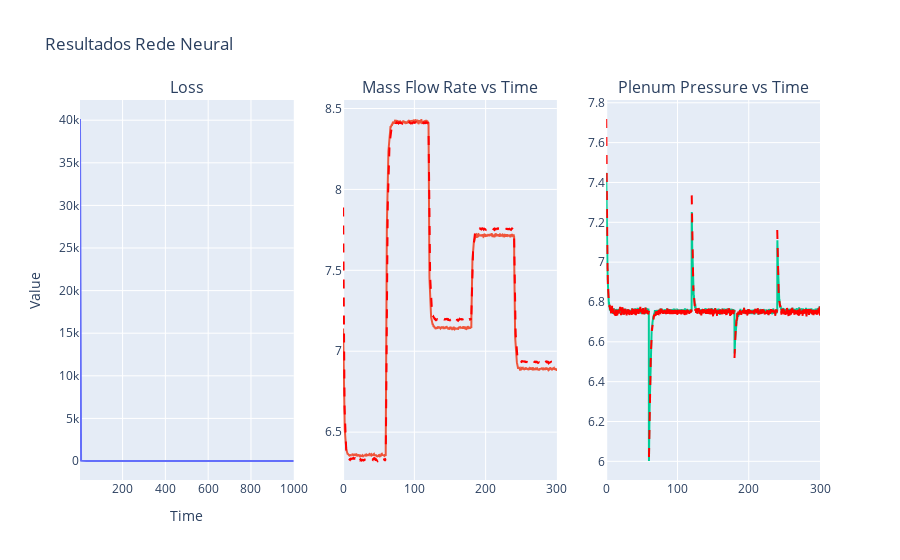

The notebook cell this image was saved under:
### Markdown cell above
##### Gráfico Rede Neural

### Code cell
fig = make_subplots(rows=1, cols=3, subplot_titles=("Loss","Mass Flow Rate vs Time", "Plenum Pressure vs Time"))

# Loss
fig.add_trace(go.Scatter(x=list(range(1, len(history.history['loss']) + 1)), y=history.history['loss'], mode='lines', name='Mass Loss', line=dict(dash='solid')),
                  row=1, col=1)

tm1 = time.time()
# for i in range(newData):
    # inputs = np.array([temp1,temp2])
    # prediction = model.predict(inputs)
    # temp1 = x_test[:,1,:]
    # temp2 = prediction[0,:,:]
    # mass.append(prediction[:,0,:])
    # pressure.append(prediction[:,0,:])

prediction = model.predict(x_test)
print(prediction.shape)
mass = prediction[:, 0]
pressure = prediction[:, 1]

tm2 = time.time()
print(tm2-tm1)

interval2 = [np.linspace(0, tempo*nAlphas, newData) for i in range(nAlphas)]

interval3 = np.linspace(0, 300, 2997)

fig.add_trace(go.Scatter(x=interval3,y=np.squeeze(mass),mode='lines',
                                line=dict(dash='solid')),row=1, col=2)
fig.add_trace(go.Scatter(x=interval3,y=np.squeeze(pressure),mode='lines',
                                line=dict(dash='solid')),row=1, col=3)


for i in range(nAlphas):
    '''
    for j in range(0, len(interval2[i]), nData):
        end = j + nData
        if end > len(interval2[i]):
            end = len(interval2[i])
        
        fig.add_trace(go.Scatter(x=interval2[i][j:end],y=np.squeeze(mass[j:end]),mode='lines',
                                line=dict(dash='solid')),row=1, col=2)
        fig.add_trace(go.Scatter(x=interval2[i][j:end],y=np.squeeze(pressure[j:end]),mode='lines',
                                line=dict(dash='solid')),row=1, col=3)
    '''
    # Modelo
    fig.add_trace(go.Scatter(x=np.squeeze(interval_test[i]), y=np.squeeze(massFlowrateTeste[i]), mode='lines',name='Model Mass Flow Rate', line=dict(dash='dash', color='red')),
                  row=1, col=2)
    fig.add_trace(go.Scatter(x=np.squeeze(interval_test[i]), y=np.squeeze(PlenumPressureTeste[i]), mode='lines', name= 'Model Plenum Pressure', line=dict(dash='dash', color='red')),
                  row=1, col=3)

fig.update_layout(
    title='Resultados Rede Neural',
    xaxis_title='Time',
    yaxis_title='Value',
    template='plotly',
    showlegend=False
)
fig.show()

### Figure 1 — Plotly figure (JSON) as saved in the notebook; plotly's stock layout.template omitted (floating-point values rounded to 4 significant figures; data arrays with more than 128 entries replaced by an {"elided": "..."} marker saying what was removed)
{"data": [{"line": {"dash": "solid"}, "mode": "lines", "name": "Mass Loss", "type": "scatter", "x": {"elided": "1000 int values"}, "xaxis": "x", "y": {"elided": "1000 float values"}, "yaxis": "y"}, {"line": {"dash": "solid"}, "mode": "lines", "type": "scatter", "x": {"elided": "2997 float values"}, "xaxis": "x2", "y": {"elided": "2997 float values"}, "yaxis": "y2"}, {"line": {"dash": "solid"}, "mode": "lines", "type": "scatter", "x": {"elided": "2997 float values"}, "xaxis": "x3", "y": {"elided": "2997 float values"}, "yaxis": "y3"}, {"line": {"color": "red", "dash": "dash"}, "mode": "lines", "name": "Model Mass Flow Rate", "type": "scatter", "x": {"elided": "600 float values"}, "xaxis": "x2", "y": {"elided": "600 float values"}, "yaxis": "y2"}, {"line": {"color": "red", "dash": "dash"}, "mode": "lines", "name": "Model Plenum Pressure", "type": "scatter", "x": {"elided": "600 float values"}, "xaxis": "x3", "y": {"elided": "600 float values"}, "yaxis": "y3"}, {"line": {"color": "red", "dash": "dash"}, "mode": "lines", "name": "Model Mass Flow Rate", "type": "scatter", "x": {"elided": "600 float values"}, "xaxis": "x2", "y": {"elided": "600 float values"}, "yaxis": "y2"}, {"line": {"color": "red", "dash": "dash"}, "mode": "lines", "name": "Model Plenum Pressure", "type": "scatter", "x": {"elided": "600 float values"}, "xaxis": "x3", "y": {"elided": "600 float values"}, "yaxis": "y3"}, {"line": {"color": "red", "dash": "dash"}, "mode": "lines", "name": "Model Mass Flow Rate", "type": "scatter", "x": {"elided": "600 float values"}, "xaxis": "x2", "y": {"elided": "600 float values"}, "yaxis": "y2"}, {"line": {"color": "red", "dash": "dash"}, "mode": "lines", "name": "Model Plenum Pressure", "type": "scatter", "x": {"elided": "600 float values"}, "xaxis": "x3", "y": {"elided": "600 float values"}, "yaxis": "y3"}, {"line": {"color": "red", "dash": "dash"}, "mode": "lines", "name": "Model Mass Flow Rate", "type": "scatter", "x": {"elided": "600 float values"}, "xaxis": "x2", "y": {"elided": "600 float values"}, "yaxis": "y2"}, {"line": {"color": "red", "dash": "dash"}, "mode": "lines", "name": "Model Plenum Pressure", "type": "scatter", "x": {"elided": "600 float values"}, "xaxis": "x3", "y": {"elided": "600 float values"}, "yaxis": "y3"}, {"line": {"color": "red", "dash": "dash"}, "mode": "lines", "name": "Model Mass Flow Rate", "type": "scatter", "x": {"elided": "600 float values"}, "xaxis": "x2", "y": {"elided": "600 float values"}, "yaxis": "y2"}, {"line": {"color": "red", "dash": "dash"}, "mode": "lines", "name": "Model Plenum Pressure", "type": "scatter", "x": {"elided": "600 float values"}, "xaxis": "x3", "y": {"elided": "600 float values"}, "yaxis": "y3"}], "layout": {"annotations": [{"font": {"size": 16}, "showarrow": false, "text": "Loss", "x": 0.1444, "xanchor": "center", "xref": "paper", "y": 1, "yanchor": "bottom", "yref": "paper"}, {"font": {"size": 16}, "showarrow": false, "text": "Mass Flow Rate vs Time", "x": 0.5, "xanchor": "center", "xref": "paper", "y": 1, "yanchor": "bottom", "yref": "paper"}, {"font": {"size": 16}, "showarrow": false, "text": "Plenum Pressure vs Time", "x": 0.8556, "xanchor": "center", "xref": "paper", "y": 1, "yanchor": "bottom", "yref": "paper"}], "showlegend": false, "title": {"text": "Resultados Rede Neural"}, "xaxis": {"anchor": "y", "domain": [0, 0.2889], "title": {"text": "Time"}}, "xaxis2": {"anchor": "y2", "domain": [0.3556, 0.6444]}, "xaxis3": {"anchor": "y3", "domain": [0.7111, 1]}, "yaxis": {"anchor": "x", "domain": [0, 1], "title": {"text": "Value"}}, "yaxis2": {"anchor": "x2", "domain": [0, 1]}, "yaxis3": {"anchor": "x3", "domain": [0, 1]}}}
